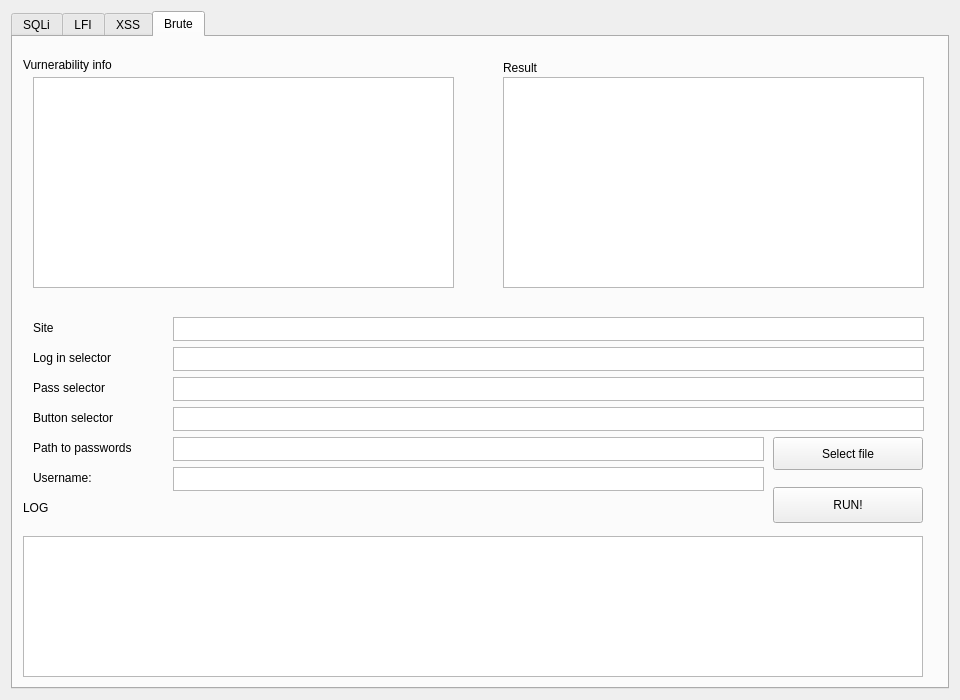
<?xml version="1.0" encoding="UTF-8"?>
<ui version="4.0">
 <class>Form</class>
 <widget class="QWidget" name="Form">
  <property name="geometry">
   <rect>
    <x>0</x>
    <y>0</y>
    <width>960</width>
    <height>700</height>
   </rect>
  </property>
  <property name="minimumSize">
   <size>
    <width>960</width>
    <height>700</height>
   </size>
  </property>
  <property name="maximumSize">
   <size>
    <width>960</width>
    <height>700</height>
   </size>
  </property>
  <property name="windowTitle">
   <string>SQLi Tool</string>
  </property>
  <layout class="QHBoxLayout" name="horizontalLayout">
   <item>
    <widget class="QTabWidget" name="tabWidget">
     <property name="currentIndex">
      <number>3</number>
     </property>
     <widget class="QWidget" name="tab">
      <attribute name="title">
       <string>SQLi</string>
      </attribute>
      <widget class="QLabel" name="label">
       <property name="geometry">
        <rect>
         <x>10</x>
         <y>20</y>
         <width>121</width>
         <height>16</height>
        </rect>
       </property>
       <property name="text">
        <string>Vurnerability info</string>
       </property>
      </widget>
      <widget class="QPushButton" name="sqli_run">
       <property name="geometry">
        <rect>
         <x>750</x>
         <y>280</y>
         <width>150</width>
         <height>41</height>
        </rect>
       </property>
       <property name="text">
        <string>RUN!</string>
       </property>
      </widget>
      <widget class="QTextEdit" name="sqli_result">
       <property name="geometry">
        <rect>
         <x>490</x>
         <y>40</y>
         <width>421</width>
         <height>211</height>
        </rect>
       </property>
      </widget>
      <widget class="QLabel" name="label_7">
       <property name="geometry">
        <rect>
         <x>10</x>
         <y>280</y>
         <width>181</width>
         <height>21</height>
        </rect>
       </property>
       <property name="text">
        <string>URL:</string>
       </property>
      </widget>
      <widget class="QLabel" name="label_13">
       <property name="geometry">
        <rect>
         <x>490</x>
         <y>20</y>
         <width>181</width>
         <height>21</height>
        </rect>
       </property>
       <property name="text">
        <string>Result</string>
       </property>
      </widget>
      <widget class="QTextEdit" name="sqli_url">
       <property name="geometry">
        <rect>
         <x>60</x>
         <y>280</y>
         <width>680</width>
         <height>25</height>
        </rect>
       </property>
      </widget>
      <widget class="QLabel" name="label_14">
       <property name="geometry">
        <rect>
         <x>10</x>
         <y>320</y>
         <width>181</width>
         <height>21</height>
        </rect>
       </property>
       <property name="text">
        <string>LOG</string>
       </property>
      </widget>
      <widget class="QTextEdit" name="sqli_log">
       <property name="geometry">
        <rect>
         <x>10</x>
         <y>350</y>
         <width>900</width>
         <height>280</height>
        </rect>
       </property>
      </widget>
      <widget class="QTextEdit" name="sqli_vulinfo">
       <property name="geometry">
        <rect>
         <x>20</x>
         <y>40</y>
         <width>421</width>
         <height>211</height>
        </rect>
       </property>
      </widget>
     </widget>
     <widget class="QWidget" name="tab_3">
      <attribute name="title">
       <string>LFI</string>
      </attribute>
      <widget class="QLabel" name="label_3">
       <property name="geometry">
        <rect>
         <x>10</x>
         <y>20</y>
         <width>121</width>
         <height>16</height>
        </rect>
       </property>
       <property name="text">
        <string>Vurnerability info</string>
       </property>
      </widget>
      <widget class="QLabel" name="label_65">
       <property name="geometry">
        <rect>
         <x>490</x>
         <y>20</y>
         <width>181</width>
         <height>21</height>
        </rect>
       </property>
       <property name="text">
        <string>Result</string>
       </property>
      </widget>
      <widget class="QTextEdit" name="lfi_result">
       <property name="geometry">
        <rect>
         <x>490</x>
         <y>40</y>
         <width>421</width>
         <height>211</height>
        </rect>
       </property>
      </widget>
      <widget class="QLabel" name="label_66">
       <property name="geometry">
        <rect>
         <x>10</x>
         <y>280</y>
         <width>181</width>
         <height>21</height>
        </rect>
       </property>
       <property name="text">
        <string>Target:</string>
       </property>
      </widget>
      <widget class="QTextEdit" name="lfi_target">
       <property name="geometry">
        <rect>
         <x>60</x>
         <y>280</y>
         <width>680</width>
         <height>25</height>
        </rect>
       </property>
      </widget>
      <widget class="QPushButton" name="llfi_run">
       <property name="geometry">
        <rect>
         <x>750</x>
         <y>280</y>
         <width>150</width>
         <height>41</height>
        </rect>
       </property>
       <property name="text">
        <string>RUN!</string>
       </property>
      </widget>
      <widget class="QLabel" name="label_67">
       <property name="geometry">
        <rect>
         <x>10</x>
         <y>320</y>
         <width>181</width>
         <height>21</height>
        </rect>
       </property>
       <property name="text">
        <string>LOG</string>
       </property>
      </widget>
      <widget class="QTextEdit" name="lfi_log">
       <property name="geometry">
        <rect>
         <x>10</x>
         <y>350</y>
         <width>900</width>
         <height>280</height>
        </rect>
       </property>
      </widget>
      <widget class="QTextEdit" name="lfi_vulinfo">
       <property name="geometry">
        <rect>
         <x>20</x>
         <y>40</y>
         <width>421</width>
         <height>211</height>
        </rect>
       </property>
      </widget>
     </widget>
     <widget class="QWidget" name="tab_2">
      <attribute name="title">
       <string>XSS</string>
      </attribute>
      <widget class="QLabel" name="label_5">
       <property name="geometry">
        <rect>
         <x>10</x>
         <y>20</y>
         <width>121</width>
         <height>16</height>
        </rect>
       </property>
       <property name="text">
        <string>Vurnerability info</string>
       </property>
      </widget>
      <widget class="QLabel" name="label_68">
       <property name="geometry">
        <rect>
         <x>490</x>
         <y>20</y>
         <width>181</width>
         <height>21</height>
        </rect>
       </property>
       <property name="text">
        <string>Result</string>
       </property>
      </widget>
      <widget class="QTextEdit" name="xss_result">
       <property name="geometry">
        <rect>
         <x>490</x>
         <y>40</y>
         <width>421</width>
         <height>211</height>
        </rect>
       </property>
      </widget>
      <widget class="QLabel" name="label_69">
       <property name="geometry">
        <rect>
         <x>10</x>
         <y>280</y>
         <width>181</width>
         <height>21</height>
        </rect>
       </property>
       <property name="text">
        <string>Target:</string>
       </property>
      </widget>
      <widget class="QTextEdit" name="xss_target">
       <property name="geometry">
        <rect>
         <x>60</x>
         <y>280</y>
         <width>680</width>
         <height>25</height>
        </rect>
       </property>
      </widget>
      <widget class="QPushButton" name="xss_run">
       <property name="geometry">
        <rect>
         <x>750</x>
         <y>280</y>
         <width>150</width>
         <height>41</height>
        </rect>
       </property>
       <property name="text">
        <string>RUN!</string>
       </property>
      </widget>
      <widget class="QLabel" name="label_70">
       <property name="geometry">
        <rect>
         <x>10</x>
         <y>320</y>
         <width>181</width>
         <height>21</height>
        </rect>
       </property>
       <property name="text">
        <string>LOG</string>
       </property>
      </widget>
      <widget class="QTextEdit" name="xss_log">
       <property name="geometry">
        <rect>
         <x>10</x>
         <y>350</y>
         <width>900</width>
         <height>280</height>
        </rect>
       </property>
      </widget>
      <widget class="QTextEdit" name="xss_vulinfo">
       <property name="geometry">
        <rect>
         <x>20</x>
         <y>40</y>
         <width>421</width>
         <height>211</height>
        </rect>
       </property>
      </widget>
     </widget>
     <widget class="QWidget" name="tab_4">
      <attribute name="title">
       <string>Brute</string>
      </attribute>
      <widget class="QLabel" name="label_6">
       <property name="geometry">
        <rect>
         <x>10</x>
         <y>20</y>
         <width>121</width>
         <height>16</height>
        </rect>
       </property>
       <property name="text">
        <string>Vurnerability info</string>
       </property>
      </widget>
      <widget class="QLabel" name="label_71">
       <property name="geometry">
        <rect>
         <x>490</x>
         <y>20</y>
         <width>181</width>
         <height>21</height>
        </rect>
       </property>
       <property name="text">
        <string>Result</string>
       </property>
      </widget>
      <widget class="QTextEdit" name="brute_result">
       <property name="geometry">
        <rect>
         <x>490</x>
         <y>40</y>
         <width>421</width>
         <height>211</height>
        </rect>
       </property>
      </widget>
      <widget class="QLabel" name="label_72">
       <property name="geometry">
        <rect>
         <x>20</x>
         <y>280</y>
         <width>131</width>
         <height>21</height>
        </rect>
       </property>
       <property name="text">
        <string>Site</string>
       </property>
      </widget>
      <widget class="QTextEdit" name="brute_pass">
       <property name="geometry">
        <rect>
         <x>160</x>
         <y>340</y>
         <width>751</width>
         <height>24</height>
        </rect>
       </property>
      </widget>
      <widget class="QLabel" name="label_73">
       <property name="geometry">
        <rect>
         <x>20</x>
         <y>310</y>
         <width>181</width>
         <height>21</height>
        </rect>
       </property>
       <property name="text">
        <string>Log in selector</string>
       </property>
      </widget>
      <widget class="QLabel" name="label_74">
       <property name="geometry">
        <rect>
         <x>20</x>
         <y>340</y>
         <width>181</width>
         <height>21</height>
        </rect>
       </property>
       <property name="text">
        <string>Pass selector</string>
       </property>
      </widget>
      <widget class="QLabel" name="label_75">
       <property name="geometry">
        <rect>
         <x>20</x>
         <y>400</y>
         <width>121</width>
         <height>21</height>
        </rect>
       </property>
       <property name="text">
        <string>Path to passwords</string>
       </property>
      </widget>
      <widget class="QTextEdit" name="brute_login">
       <property name="geometry">
        <rect>
         <x>160</x>
         <y>310</y>
         <width>751</width>
         <height>24</height>
        </rect>
       </property>
      </widget>
      <widget class="QTextEdit" name="brute_site">
       <property name="geometry">
        <rect>
         <x>160</x>
         <y>280</y>
         <width>751</width>
         <height>24</height>
        </rect>
       </property>
      </widget>
      <widget class="QTextEdit" name="brute_path_to_password">
       <property name="geometry">
        <rect>
         <x>160</x>
         <y>400</y>
         <width>591</width>
         <height>24</height>
        </rect>
       </property>
      </widget>
      <widget class="QLabel" name="label_76">
       <property name="geometry">
        <rect>
         <x>20</x>
         <y>370</y>
         <width>131</width>
         <height>21</height>
        </rect>
       </property>
       <property name="text">
        <string>Button selector</string>
       </property>
      </widget>
      <widget class="QPushButton" name="brute_selectfile">
       <property name="geometry">
        <rect>
         <x>760</x>
         <y>400</y>
         <width>150</width>
         <height>33</height>
        </rect>
       </property>
       <property name="text">
        <string>Select file</string>
       </property>
      </widget>
      <widget class="QLabel" name="label_34">
       <property name="geometry">
        <rect>
         <x>10</x>
         <y>460</y>
         <width>181</width>
         <height>21</height>
        </rect>
       </property>
       <property name="text">
        <string>LOG</string>
       </property>
      </widget>
      <widget class="QTextEdit" name="brute_log">
       <property name="geometry">
        <rect>
         <x>10</x>
         <y>499</y>
         <width>900</width>
         <height>141</height>
        </rect>
       </property>
      </widget>
      <widget class="QTextEdit" name="brute_button">
       <property name="geometry">
        <rect>
         <x>160</x>
         <y>370</y>
         <width>751</width>
         <height>24</height>
        </rect>
       </property>
      </widget>
      <widget class="QPushButton" name="brut_run">
       <property name="geometry">
        <rect>
         <x>760</x>
         <y>450</y>
         <width>150</width>
         <height>36</height>
        </rect>
       </property>
       <property name="text">
        <string>RUN!</string>
       </property>
      </widget>
      <widget class="QTextEdit" name="prediction_report_29">
       <property name="geometry">
        <rect>
         <x>160</x>
         <y>430</y>
         <width>591</width>
         <height>24</height>
        </rect>
       </property>
      </widget>
      <widget class="QLabel" name="label_77">
       <property name="geometry">
        <rect>
         <x>20</x>
         <y>430</y>
         <width>121</width>
         <height>21</height>
        </rect>
       </property>
       <property name="text">
        <string>Username:</string>
       </property>
      </widget>
      <widget class="QTextEdit" name="brute_vulinfo">
       <property name="geometry">
        <rect>
         <x>20</x>
         <y>40</y>
         <width>421</width>
         <height>211</height>
        </rect>
       </property>
      </widget>
     </widget>
    </widget>
   </item>
  </layout>
 </widget>
 <resources/>
 <connections/>
</ui>
